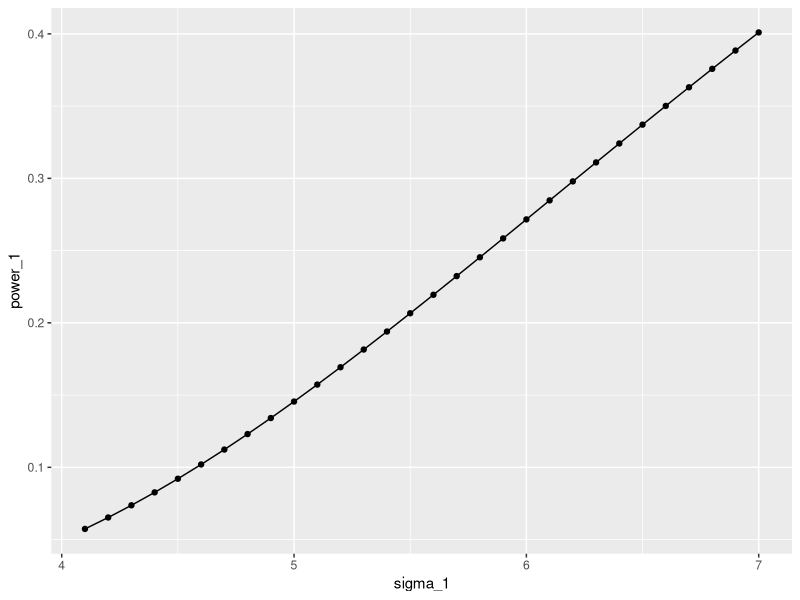
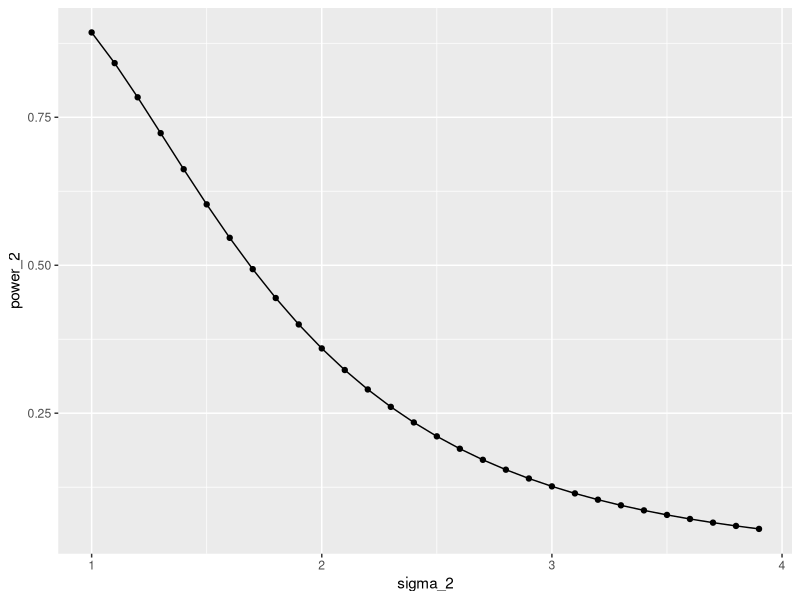
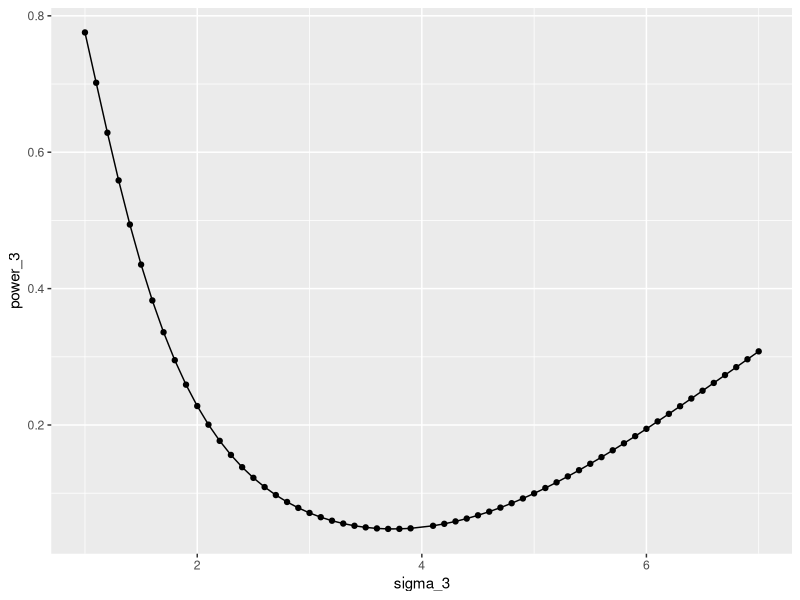

Recreate these plots in R, in order.
#Programming in R for case 1-
library('ggplot2')
k_1 = 73.22815
sigma_1  =  seq(from=4.1, by=0.1, length.out=30)
sigma_1
sigma_11  =  k_1/sigma_1
sigma_11
power_1  =  mat.or.vec(30,1)
for(i in 1:30){
  power_1[i]  =  1-pchisq(sigma_11[i],10,0)
}
power_1
Table  =  data.frame(sigma_1, power_1)
Table
View(Table)
ggplot(data  =  Table, mapping = aes(x = sigma_1,y = power_1))+geom_point()+geom_line()
data.frame(sigma_1)
data.frame(power_1)


#Programming in R for case 2-
library('ggplot2')
k_2 = 15.7612
sigma_2 = seq(from=1.0, by=0.1, length.out=30)
sigma_2
sigma_22 = k_2/sigma_2
sigma_22
power_2 = mat.or.vec(30,1)
for(i in 1:30){
  power_2[i] = pchisq(sigma_22[i],10,0)
}
power_2
Table = data.frame(sigma_2, power_2)
Table
View(Table)
ggplot(data = Table, mapping=aes(x = sigma_2, y = power_2))+geom_point()+geom_line()
data.frame(sigma_2)
data.frame(power_2)



#Programming in R for case 3-
library('ggplot2')
k_3 = 12.98789
k_4 = 81.93271
sigma_1 = seq(from=4.1, by=0.1, length.out=30)
sigma_1
sigma_2 = seq(from=1.0, by=0.1, length.out=30)
sigma_2
sigma_3 = c(sigma_1,sigma_2)
sigma_3
sigma_31 = k_3/sigma_3
sigma_31
sigma_32 = k_4/sigma_3
sigma_32
power_3 = mat.or.vec(60,1)
for(i in 1:60){
  power_3[i] = pchisq(sigma_31[i],10,0)+1-pchisq(sigma_32[i],10,0)
}
power_3
Table = data.frame(sigma_3, power_3)
Table
View(Table)
ggplot(data = Table, mapping = aes(x = sigma_3, y = power_3))+geom_point()+geom_line()
data.frame(sigma_3)
data.frame(power_3)


